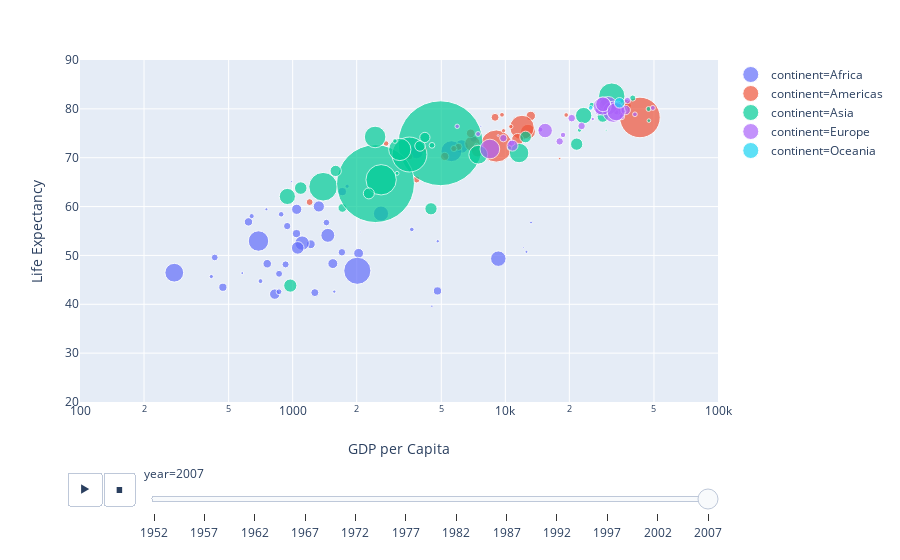

Notebook code for this chart:
### Code cell
px.scatter(gapminder, x='gdpPercap', y='lifeExp', color='continent', size='pop', size_max=60, hover_name='country',animation_frame='year',animation_group='country',
           log_x=True,range_x=[100,100000], range_y=[20,90],labels={'pop': 'Population', 'gdpPercap':'GDP per Capita', 'lifeExp':'Life Expectancy'}
          )
# hover_name： set focus point 
# animation_frame: dynamic changes by factor ( usually time type )
# animation_group
# log_x:  log the x-axis
# range_x: set x-axis value interval
# range_y: set y-axis value interval
# labels: set the key mapping of factors

### Figure 1 — Plotly figure (JSON) as saved in the notebook; plotly's stock layout.template omitted (floating-point values rounded to 4 significant figures)
{"data": [{"hovertemplate": "<b>%{hovertext}</b><br><br>year=2007<br>continent=Africa<br>GDP per Capita=%{x}<br>Life Expectancy=%{y}<br>Population=%{marker.size}<extra></extra>", "hovertext": ["Algeria", "Angola", "Benin", "Botswana", "Burkina Faso", "Burundi", "Cameroon", "Central African Republic", "Chad", "Comoros", "Congo, Dem. Rep.", "Congo, Rep.", "Cote d'Ivoire", "Djibouti", "Egypt", "Equatorial Guinea", "Eritrea", "Ethiopia", "Gabon", "Gambia", "Ghana", "Guinea", "Guinea-Bissau", "Kenya", "Lesotho", "Liberia", "Libya", "Madagascar", "Malawi", "Mali", "Mauritania", "Mauritius", "Morocco", "Mozambique", "Namibia", "Niger", "Nigeria", "Reunion", "Rwanda", "Sao Tome and Principe", "Senegal", "Sierra Leone", "Somalia", "South Africa", "Sudan", "Swaziland", "Tanzania", "Togo", "Tunisia", "Uganda", "Zambia", "Zimbabwe"], "ids": ["Algeria", "Angola", "Benin", "Botswana", "Burkina Faso", "Burundi", "Cameroon", "Central African Republic", "Chad", "Comoros", "Congo, Dem. Rep.", "Congo, Rep.", "Cote d'Ivoire", "Djibouti", "Egypt", "Equatorial Guinea", "Eritrea", "Ethiopia", "Gabon", "Gambia", "Ghana", "Guinea", "Guinea-Bissau", "Kenya", "Lesotho", "Liberia", "Libya", "Madagascar", "Malawi", "Mali", "Mauritania", "Mauritius", "Morocco", "Mozambique", "Namibia", "Niger", "Nigeria", "Reunion", "Rwanda", "Sao Tome and Principe", "Senegal", "Sierra Leone", "Somalia", "South Africa", "Sudan", "Swaziland", "Tanzania", "Togo", "Tunisia", "Uganda", "Zambia", "Zimbabwe"], "legendgroup": "continent=Africa", "marker": {"color": "#636efa", "size": [33333216, 12420476, 8078314, 1639131, 14326203, 8390505, 17696293, 4369038, 10238807, 710960, 64606759, 3800610, 18013409, 496374, 80264543, 551201, 4906585, 76511887, 1454867, 1688359, 22873338, 9947814, 1472041, 35610177, 2012649, 3193942, 6036914, 19167654, 13327079, 12031795, 3270065, 1250882, 33757175, 19951656, 2055080, 12894865, 135031164, 798094, 8860588, 199579, 12267493, 6144562, 9118773, 43997828, 42292929, 1133066, 38139640, 5701579, 10276158, 29170398, 11746035, 12311143], "sizemode": "area", "sizeref": 366300.0, "symbol": "circle"}, "mode": "markers", "name": "continent=Africa", "showlegend": true, "type": "scatter", "uid": "bd0671b1-a88a-49ee-80d7-67239054dfcb", "x": [6223.0, 4797.0, 1441.0, 12570.0, 1217.0, 430.1, 2042.0, 706.0, 1704.0, 986.1, 277.6, 3633.0, 1545.0, 2082.0, 5581.0, 12150.0, 641.4, 690.8, 13210.0, 752.7, 1328.0, 942.7, 579.2, 1463.0, 1569.0, 414.5, 12060.0, 1045.0, 759.3, 1043.0, 1803.0, 10960.0, 3820.0, 823.7, 4811.0, 619.7, 2014.0, 7670.0, 863.1, 1598.0, 1712.0, 862.5, 926.1, 9270.0, 2602.0, 4513.0, 1107.0, 883.0, 7093.0, 1056.0, 1271.0, 469.7], "xaxis": "x", "y": [72.3, 42.73, 56.73, 50.73, 52.3, 49.58, 50.43, 44.74, 50.65, 65.15, 46.46, 55.32, 48.33, 54.79, 71.34, 51.58, 58.04, 52.95, 56.73, 59.45, 60.02, 56.01, 46.39, 54.11, 42.59, 45.68, 73.95, 59.44, 48.3, 54.47, 64.16, 72.8, 71.16, 42.08, 52.91, 56.87, 46.86, 76.44, 46.24, 65.53, 63.06, 42.57, 48.16, 49.34, 58.56, 39.61, 52.52, 58.42, 73.92, 51.54, 42.38, 43.49], "yaxis": "y"}, {"hovertemplate": "<b>%{hovertext}</b><br><br>year=2007<br>continent=Americas<br>GDP per Capita=%{x}<br>Life Expectancy=%{y}<br>Population=%{marker.size}<extra></extra>", "hovertext": ["Argentina", "Bolivia", "Brazil", "Canada", "Chile", "Colombia", "Costa Rica", "Cuba", "Dominican Republic", "Ecuador", "El Salvador", "Guatemala", "Haiti", "Honduras", "Jamaica", "Mexico", "Nicaragua", "Panama", "Paraguay", "Peru", "Puerto Rico", "Trinidad and Tobago", "United States", "Uruguay", "Venezuela"], "ids": ["Argentina", "Bolivia", "Brazil", "Canada", "Chile", "Colombia", "Costa Rica", "Cuba", "Dominican Republic", "Ecuador", "El Salvador", "Guatemala", "Haiti", "Honduras", "Jamaica", "Mexico", "Nicaragua", "Panama", "Paraguay", "Peru", "Puerto Rico", "Trinidad and Tobago", "United States", "Uruguay", "Venezuela"], "legendgroup": "continent=Americas", "marker": {"color": "#EF553B", "size": [40301927, 9119152, 190010647, 33390141, 16284741, 44227550, 4133884, 11416987, 9319622, 13755680, 6939688, 12572928, 8502814, 7483763, 2780132, 108700891, 5675356, 3242173, 6667147, 28674757, 3942491, 1056608, 301139947, 3447496, 26084662], "sizemode": "area", "sizeref": 366300.0, "symbol": "circle"}, "mode": "markers", "name": "continent=Americas", "showlegend": true, "type": "scatter", "uid": "e17a5e55-f7f6-45be-b6cf-536c2f93ca7d", "x": [12780.0, 3822.0, 9066.0, 36320.0, 13170.0, 7007.0, 9645.0, 8948.0, 6025.0, 6873.0, 5728.0, 5186.0, 1202.0, 3548.0, 7321.0, 11980.0, 2749.0, 9809.0, 4173.0, 7409.0, 19330.0, 18010.0, 42950.0, 10610.0, 11420.0], "xaxis": "x", "y": [75.32, 65.55, 72.39, 80.65, 78.55, 72.89, 78.78, 78.27, 72.23, 74.99, 71.88, 70.26, 60.92, 70.2, 72.57, 76.19, 72.9, 75.54, 71.75, 71.42, 78.75, 69.82, 78.24, 76.38, 73.75], "yaxis": "y"}, {"hovertemplate": "<b>%{hovertext}</b><br><br>year=2007<br>continent=Asia<br>GDP per Capita=%{x}<br>Life Expectancy=%{y}<br>Population=%{marker.size}<extra></extra>", "hovertext": ["Afghanistan", "Bahrain", "Bangladesh", "Cambodia", "China", "Hong Kong, China", "India", "Indonesia", "Iran", "Iraq", "Israel", "Japan", "Jordan", "Korea, Dem. Rep.", "Korea, Rep.", "Kuwait", "Lebanon", "Malaysia", "Mongolia", "Myanmar", "Nepal", "Oman", "Pakistan", "Philippines", "Saudi Arabia", "Singapore", "Sri Lanka", "Syria", "Taiwan", "Thailand", "Vietnam", "West Bank and Gaza", "Yemen, Rep."], "ids": ["Afghanistan", "Bahrain", "Bangladesh", "Cambodia", "China", "Hong Kong, China", "India", "Indonesia", "Iran", "Iraq", "Israel", "Japan", "Jordan", "Korea, Dem. Rep.", "Korea, Rep.", "Kuwait", "Lebanon", "Malaysia", "Mongolia", "Myanmar", "Nepal", "Oman", "Pakistan", "Philippines", "Saudi Arabia", "Singapore", "Sri Lanka", "Syria", "Taiwan", "Thailand", "Vietnam", "West Bank and Gaza", "Yemen, Rep."], "legendgroup": "continent=Asia", "marker": {"color": "#00cc96", "size": [31889923, 708573, 150448339, 14131858, 1318683096, 6980412, 1110396331, 223547000, 69453570, 27499638, 6426679, 127467972, 6053193, 23301725, 49044790, 2505559, 3921278, 24821286, 2874127, 47761980, 28901790, 3204897, 169270617, 91077287, 27601038, 4553009, 20378239, 19314747, 23174294, 65068149, 85262356, 4018332, 22211743], "sizemode": "area", "sizeref": 366300.0, "symbol": "circle"}, "mode": "markers", "name": "continent=Asia", "showlegend": true, "type": "scatter", "uid": "c44f7ec4-8500-4513-96ab-8449645ee040", "x": [974.6, 29800.0, 1391.0, 1714.0, 4959.0, 39720.0, 2452.0, 3541.0, 11610.0, 4471.0, 25520.0, 31660.0, 4519.0, 1593.0, 23350.0, 47310.0, 10460.0, 12450.0, 3096.0, 944, 1091.0, 22320.0, 2606.0, 3190.0, 21650.0, 47140.0, 3970.0, 4185.0, 28720.0, 7458.0, 2442.0, 3025.0, 2281.0], "xaxis": "x", "y": [43.83, 75.64, 64.06, 59.72, 72.96, 82.21, 64.7, 70.65, 70.96, 59.55, 80.75, 82.6, 72.53, 67.3, 78.62, 77.59, 71.99, 74.24, 66.8, 62.07, 63.78, 75.64, 65.48, 71.69, 72.78, 79.97, 72.4, 74.14, 78.4, 70.62, 74.25, 73.42, 62.7], "yaxis": "y"}, {"hovertemplate": "<b>%{hovertext}</b><br><br>year=2007<br>continent=Europe<br>GDP per Capita=%{x}<br>Life Expectancy=%{y}<br>Population=%{marker.size}<extra></extra>", "hovertext": ["Albania", "Austria", "Belgium", "Bosnia and Herzegovina", "Bulgaria", "Croatia", "Czech Republic", "Denmark", "Finland", "France", "Germany", "Greece", "Hungary", "Iceland", "Ireland", "Italy", "Montenegro", "Netherlands", "Norway", "Poland", "Portugal", "Romania", "Serbia", "Slovak Republic", "Slovenia", "Spain", "Sweden", "Switzerland", "Turkey", "United Kingdom"], "ids": ["Albania", "Austria", "Belgium", "Bosnia and Herzegovina", "Bulgaria", "Croatia", "Czech Republic", "Denmark", "Finland", "France", "Germany", "Greece", "Hungary", "Iceland", "Ireland", "Italy", "Montenegro", "Netherlands", "Norway", "Poland", "Portugal", "Romania", "Serbia", "Slovak Republic", "Slovenia", "Spain", "Sweden", "Switzerland", "Turkey", "United Kingdom"], "legendgroup": "continent=Europe", "marker": {"color": "#ab63fa", "size": [3600523, 8199783, 10392226, 4552198, 7322858, 4493312, 10228744, 5468120, 5238460, 61083916, 82400996, 10706290, 9956108, 301931, 4109086, 58147733, 684736, 16570613, 4627926, 38518241, 10642836, 22276056, 10150265, 5447502, 2009245, 40448191, 9031088, 7554661, 71158647, 60776238], "sizemode": "area", "sizeref": 366300.0, "symbol": "circle"}, "mode": "markers", "name": "continent=Europe", "showlegend": true, "type": "scatter", "uid": "b3215512-be80-4f69-96d5-fb768b91a59b", "x": [5937.0, 36130.0, 33690.0, 7446.0, 10680.0, 14620.0, 22830.0, 35280.0, 33210.0, 30470.0, 32170.0, 27540.0, 18010.0, 36180.0, 40680.0, 28570.0, 9254.0, 36800.0, 49360.0, 15390.0, 20510.0, 10810.0, 9787.0, 18680.0, 25770.0, 28820.0, 33860.0, 37510.0, 8458.0, 33200.0], "xaxis": "x", "y": [76.42, 79.83, 79.44, 74.85, 73.0, 75.75, 76.49, 78.33, 79.31, 80.66, 79.41, 79.48, 73.34, 81.76, 78.89, 80.55, 74.54, 79.76, 80.2, 75.56, 78.1, 72.48, 74.0, 74.66, 77.93, 80.94, 80.88, 81.7, 71.78, 79.42], "yaxis": "y"}, {"hovertemplate": "<b>%{hovertext}</b><br><br>year=2007<br>continent=Oceania<br>GDP per Capita=%{x}<br>Life Expectancy=%{y}<br>Population=%{marker.size}<extra></extra>", "hovertext": ["Australia", "New Zealand"], "ids": ["Australia", "New Zealand"], "legendgroup": "continent=Oceania", "marker": {"color": "#19d3f3", "size": [20434176, 4115771], "sizemode": "area", "sizeref": 366300.0, "symbol": "circle"}, "mode": "markers", "name": "continent=Oceania", "showlegend": true, "type": "scatter", "uid": "e61d057b-04b3-4c49-aadb-a12e9eda0c59", "x": [34440.0, 25190.0], "xaxis": "x", "y": [81.23, 80.2], "yaxis": "y"}], "layout": {"autosize": true, "grid": {"xaxes": ["x"], "xgap": 0.1, "xside": "bottom", "yaxes": ["y"], "ygap": 0.1, "yside": "left"}, "legend": {"tracegroupgap": 0}, "margin": {"t": 60}, "sliders": [{"active": 11, "currentvalue": {"prefix": "year="}, "len": 0.9, "pad": {"b": 10, "t": 60}, "steps": [{"args": [["1952"], {"frame": {"duration": 0, "redraw": false}, "fromcurrent": true, "mode": "immediate", "transition": {"duration": 0, "easing": "linear"}}], "label": "1952", "method": "animate"}, {"args": [["1957"], {"frame": {"duration": 0, "redraw": false}, "fromcurrent": true, "mode": "immediate", "transition": {"duration": 0, "easing": "linear"}}], "label": "1957", "method": "animate"}, {"args": [["1962"], {"frame": {"duration": 0, "redraw": false}, "fromcurrent": true, "mode": "immediate", "transition": {"duration": 0, "easing": "linear"}}], "label": "1962", "method": "animate"}, {"args": [["1967"], {"frame": {"duration": 0, "redraw": false}, "fromcurrent": true, "mode": "immediate", "transition": {"duration": 0, "easing": "linear"}}], "label": "1967", "method": "animate"}, {"args": [["1972"], {"frame": {"duration": 0, "redraw": false}, "fromcurrent": true, "mode": "immediate", "transition": {"duration": 0, "easing": "linear"}}], "label": "1972", "method": "animate"}, {"args": [["1977"], {"frame": {"duration": 0, "redraw": false}, "fromcurrent": true, "mode": "immediate", "transition": {"duration": 0, "easing": "linear"}}], "label": "1977", "method": "animate"}, {"args": [["1982"], {"frame": {"duration": 0, "redraw": false}, "fromcurrent": true, "mode": "immediate", "transition": {"duration": 0, "easing": "linear"}}], "label": "1982", "method": "animate"}, {"args": [["1987"], {"frame": {"duration": 0, "redraw": false}, "fromcurrent": true, "mode": "immediate", "transition": {"duration": 0, "easing": "linear"}}], "label": "1987", "method": "animate"}, {"args": [["1992"], {"frame": {"duration": 0, "redraw": false}, "fromcurrent": true, "mode": "immediate", "transition": {"duration": 0, "easing": "linear"}}], "label": "1992", "method": "animate"}, {"args": [["1997"], {"frame": {"duration": 0, "redraw": false}, "fromcurrent": true, "mode": "immediate", "transition": {"duration": 0, "easing": "linear"}}], "label": "1997", "method": "animate"}, {"args": [["2002"], {"frame": {"duration": 0, "redraw": false}, "fromcurrent": true, "mode": "immediate", "transition": {"duration": 0, "easing": "linear"}}], "label": "2002", "method": "animate"}, {"args": [["2007"], {"frame": {"duration": 0, "redraw": false}, "fromcurrent": true, "mode": "immediate", "transition": {"duration": 0, "easing": "linear"}}], "label": "2007", "method": "animate"}], "x": 0.1, "xanchor": "left", "y": 0, "yanchor": "top"}], "updatemenus": [{"active": 1, "buttons": [{"args": [null, {"frame": {"duration": 500, "redraw": false}, "fromcurrent": true, "mode": "immediate", "transition": {"duration": 500, "easing": "linear"}}], "label": "&#9654;", "method": "animate"}, {"args": [[null], {"frame": {"duration": 0, "redraw": false}, "fromcurrent": true, "mode": "immediate", "transition": {"duration": 0, "easing": "linear"}}], "label": "&#9724;", "method": "animate"}], "direction": "left", "pad": {"r": 10, "t": 70}, "showactive": false, "type": "buttons", "x": 0.1, "xanchor": "right", "y": 0, "yanchor": "top"}], "xaxis": {"range": [2, 5], "title": {"text": "GDP per Capita"}, "type": "log"}, "yaxis": {"range": [20, 90], "title": {"text": "Life Expectancy"}, "type": "linear"}}}
